Frame 1 (no input): blank canvas, image omitted
Frame 60 (no input): blank canvas, image omitted
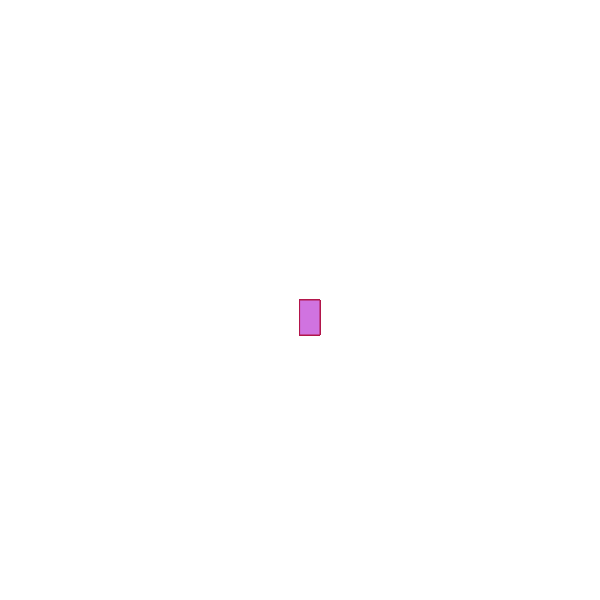
Frame 120 (the mouse pressed at the canvas centre since frame 60)

The p5.js sketch whose frames 1 and 60 were blank and that drew this single picture after the mouse press (run headless with seeded random() and noise() and a simulated clock; from frame 60 on, the mouse is pressed at the canvas centre):

// p5.js sketch
// ── sketch.js
function setup() {
    createCanvas(600, 600);
    background(" white");
  }
  
  function draw() {
    stroke("#B2164B");
   fill ("#D073E0")
    
    // console.log(mouseIsPressed)
    
    if (mouseIsPressed) {
       rect(mouseX, mouseY, 20, 35);
    }
  }
